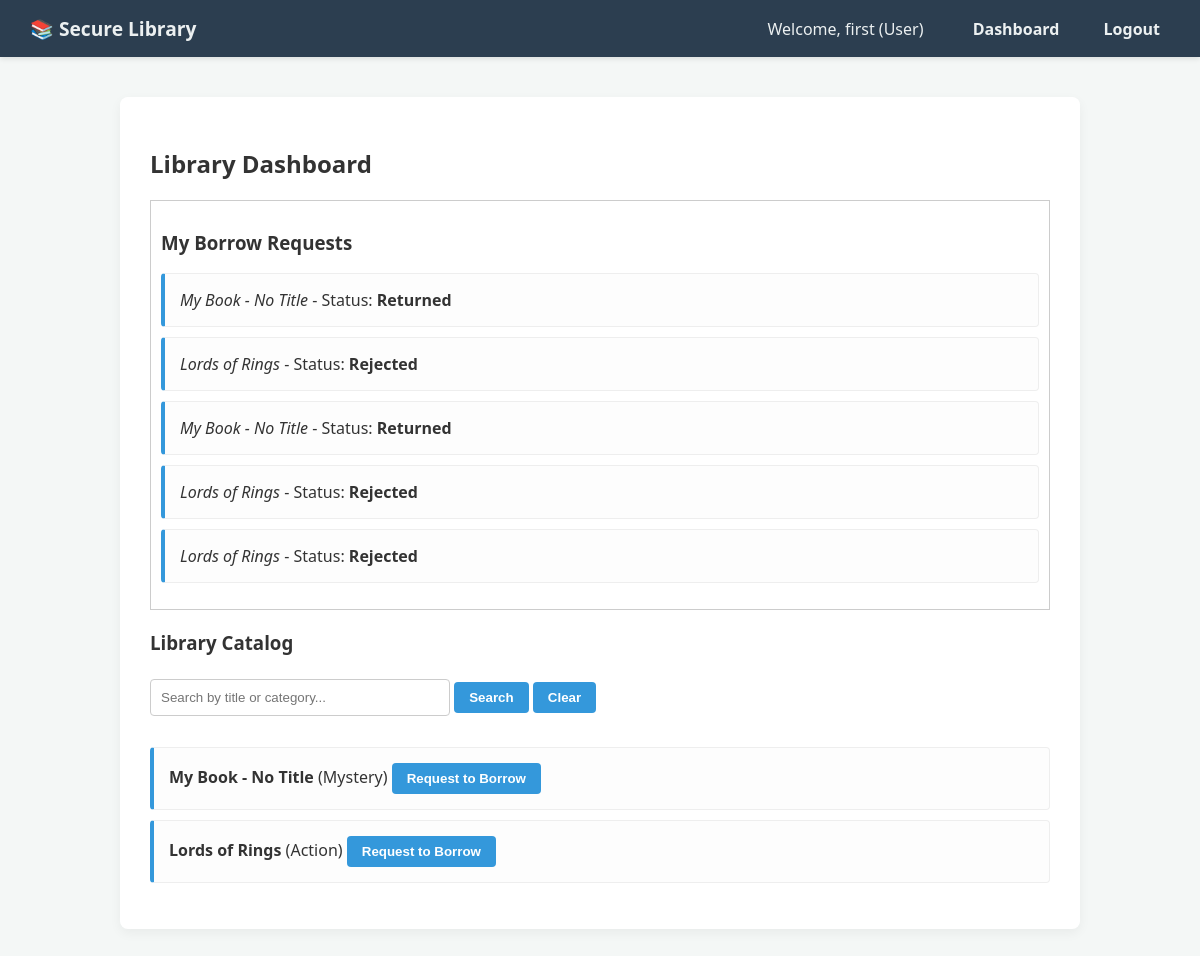
Page /dashboard (signed in) on the committed database.
### app.py (models this page shows, shortened)
class User(UserMixin, db.Model):
    id = db.Column(db.Integer, primary_key=True)
    first_name = db.Column(db.String(100), nullable=False)
    last_name = db.Column(db.String(100), nullable=False)
    email = db.Column(db.String(150), unique=True, nullable=False)
    password_hash = db.Column(db.String(256), nullable=False)
    role = db.Column(db.String(50), default='User')

class BorrowRequest(db.Model):
    id = db.Column(db.Integer, primary_key=True)
    user_id = db.Column(db.Integer, db.ForeignKey('user.id'), nullable=False)
    book_id = db.Column(db.Integer, db.ForeignKey('book.id'), nullable=False)
    status = db.Column(db.String(50), default='Pending')

class Book(db.Model):
    id = db.Column(db.Integer, primary_key=True)
    title = db.Column(db.String(200), nullable=False)
    category = db.Column(db.String(100), nullable=False)
    is_available = db.Column(db.Boolean, default=True) # NEW: Tracks if the book is in stock

### app.py (the view)
@app.route('/dashboard', methods=['GET'])
@login_required
def dashboard():
    search_query = request.args.get('q', '')
    edit_id = request.args.get('edit_id')
    if search_query:
        books = Book.query.filter(
            (Book.title.ilike(f'%{search_query}%')) |
            (Book.category.ilike(f'%{search_query}%'))
        ).all()
    else:
        books = Book.query.all()
    admin_requests = []
    my_requests = []
    if current_user.role == 'Librarian':
        admin_requests = db.session.query(BorrowRequest, User.email, Book.title)\
            .join(User, BorrowRequest.user_id == User.id)\
            .join(Book, BorrowRequest.book_id == Book.id)\
            .filter(BorrowRequest.status == 'Pending').all()
    else:
        my_requests = db.session.query(BorrowRequest, Book.title)\
            .join(Book, BorrowRequest.book_id == Book.id)\
            .filter(BorrowRequest.user_id == current_user.id).all()
    return render_template('dashboard.html', books=books, search_query=search_query,
                           admin_requests=admin_requests, my_requests=my_requests, edit_id=edit_id)

### app.py (called while the page is built)
@login_manager.user_loader
def load_user(user_id):
    return User.query.get(int(user_id))

@app.after_request
def apply_security_headers(response):
    response.headers['X-Frame-Options'] = 'SAMEORIGIN'
    response.headers['X-Content-Type-Options'] = 'nosniff'
    response.headers['Content-Security-Policy'] = "default-src 'self'; style-src 'self' 'unsafe-inline'"
    return response

### templates/dashboard.html (shortened to what this page needs)
{% extends "base.html" %}
{% block content %}
<h2>Library Dashboard</h2>
{% if current_user.role == 'User' %}
    <div style="border: 1px solid #ccc; padding: 10px; margin-bottom: 20px;">
        <h3>My Borrow Requests</h3>
        <ul>
        {% for req, book_title in my_requests %}
            <li>
                <em>{{ book_title }}</em> - Status: <strong>{{ req.status }}</strong>
            </li>
        {% else %}
            <li>You haven't requested any books yet.</li>
        {% endfor %}
        </ul>
    </div>
{% endif %}
<h3>Library Catalog</h3>
<form method="GET" action="/dashboard" style="margin-bottom: 15px;">
    <input type="text" name="q" placeholder="Search by title or category..." value="{{ search_query }}">
    <button type="submit">Search</button>
    <a href="/dashboard"><button type="button">Clear</button></a>
</form>
<ul>
{% for book in books %}
    <li>
        {% if edit_id and edit_id|int == book.id and current_user.role == 'Librarian' %}
            <form method="POST" action="/edit_book/{{ book.id }}" style="display:inline;">
                <input type="hidden" name="csrf_token" value="{{ csrf_token() }}"/>
                <input type="text" name="title" value="{{ book.title }}" required>
                <input type="text" name="category" value="{{ book.category }}" required>
                <button type="submit" style="color: green;">Save</button>
                <a href="/dashboard"><button type="button">Cancel</button></a>
            </form>
        {% else %}
            <strong>{{ book.title }}</strong> ({{ book.category }})
            {% if current_user.role == 'User' %}
                {% if book.is_available %}
                    <form method="POST" action="/borrow/{{ book.id }}" style="display:inline;">
                        <button type="submit">Request to Borrow</button>
                    </form>
                {% else %}
                    <span style="color: gray; font-style: italic; margin-left: 10px;">(Checked Out)</span>
                {% endif %}
            {% endif %}
        {% endif %}
    </li>
{% else %}
    <li>No books found.</li>
{% endfor %}
</ul>
{% endblock %}

### templates/base.html (shortened to what this page needs)
<!DOCTYPE html>
<html lang="en">
<head>
    <link rel="stylesheet" href="{{ url_for('static', filename='css/style.css') }}">
</head>
<body>
    <nav>
        <div>
            <strong style="font-size: 1.2em;">📚 Secure Library</strong>
        </div>
        <div>
        {% if current_user.is_authenticated %}
            <span style="margin-right: 15px;">Welcome, {{ current_user.first_name }} ({{ current_user.role }})</span>
            <a href="{{ url_for('dashboard') }}">Dashboard</a>
            <a href="{{ url_for('logout') }}">Logout</a>
        {% else %}
            <a href="{{ url_for('login') }}">Login</a>
            <a href="{{ url_for('register') }}">Register</a>
        {% endif %}
        </div>
    </nav>
    <div class="container">
        {% block content %}{% endblock %}
    </div>
</body>
</html>

### static/css/style.css (style rules this page uses)
body { background-image: url('../images/library-bg.jpg'); background-size: cover; background-attachment: fixed; background-position: center; background-color: #2c3e50; font-family: 'Segoe UI', Tahoma, Geneva, Verdana, sans-serif; margin: 0; padding: 0; }
.container { background-color: rgba(255, 255, 255, 0.9); border-radius: 10px; padding: 30px; margin-top: 50px; box-shadow: 0 4px 8px rgba(0,0,0,0.2); }

### templates/base.html (style rules this page uses)
body { font-family: 'Segoe UI', Tahoma, Geneva, Verdana, sans-serif; background-color: #f4f7f6; color: #333; margin: 0; padding: 0; }
nav { background-color: #2c3e50; color: #ecf0f1; padding: 15px 30px; display: flex; justify-content: space-between; align-items: center; box-shadow: 0 2px 5px rgba(0,0,0,0.1); }
nav a { color: #ecf0f1; text-decoration: none; margin-left: 20px; font-weight: 600; padding: 5px 10px; border-radius: 4px; transition: background 0.3s; }
.container { max-width: 900px; margin: 40px auto; padding: 30px; background-color: #ffffff; border-radius: 8px; box-shadow: 0 4px 12px rgba(0,0,0,0.05); }
input[type="text"], input[type="email"], input[type="password"] { padding: 10px; margin: 5px 0 15px 0; border: 1px solid #ccc; border-radius: 4px; width: 100%; max-width: 300px; box-sizing: border-box; }
button { background-color: #3498db; color: white; border: none; padding: 8px 15px; border-radius: 4px; cursor: pointer; font-weight: 600; transition: background 0.2s; }
ul { list-style-type: none; padding: 0; }
li { background: #fdfdfd; margin-bottom: 10px; padding: 15px; border-radius: 4px; border-left: 4px solid #3498db; border-bottom: 1px solid #eee; border-right: 1px solid #eee; border-top: 1px solid #eee; }

### rows in the picture
User: first_name "first", role "User"
BorrowRequest: title "My Book - No Title", status "Returned"
BorrowRequest: title "Lords of Rings", status "Rejected"
BorrowRequest: title "My Book - No Title", status "Returned"
BorrowRequest: title "Lords of Rings", status "Rejected"
BorrowRequest: title "Lords of Rings", status "Rejected"
Book: title "My Book - No Title", category "Mystery"
Book: title "Lords of Rings", category "Action"
